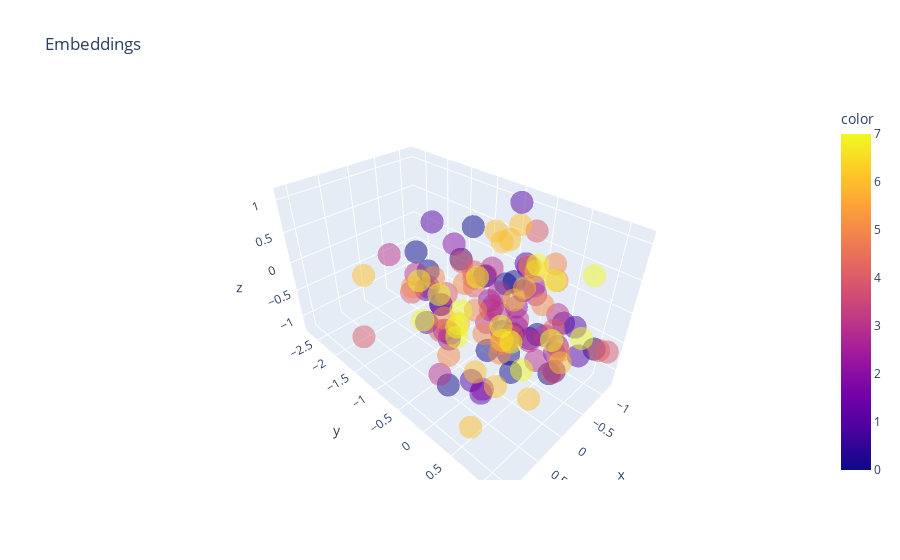

Notebook source saved alongside this figure:
### Code cell
fig = px.scatter_3d(samples[:,1:4], x=0, y=1, z=2, color=samples[:,0],
                    title='Embeddings', labels={'0':'x','1':'y','2':'z'}, opacity=0.5)
fig.show()
